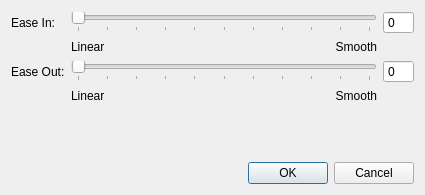
<?xml version="1.0" encoding="UTF-8"?>
<ui version="4.0">
	<class>InterpolationDlg</class>
	<widget class="QDialog" name="InterpolationDlg">
		<property name="geometry">
			<rect>
				<x>0</x>
				<y>0</y>
				<width>425</width>
				<height>195</height>
			</rect>
		</property>
		<property name="windowTitle">
			<string>Set Keyframe Interpolation</string>
		</property>
		<layout class="QVBoxLayout" name="verticalLayout">
			<item>
				
						<layout class="QGridLayout" name="gridLayout">
							<item row="1" column="0">
								<widget class="QLabel" name="label">
									<property name="sizePolicy">
										<sizepolicy hsizetype="Maximum" vsizetype="Preferred">
											<horstretch>0</horstretch>
											<verstretch>0</verstretch>
										</sizepolicy>
									</property>
									<property name="text">
										<string>Ease In:</string>
									</property>
								</widget>
							</item>
							<item row="1" column="1" colspan="2">
								<widget class="QSlider" name="easeInSlider">
									<property name="enabled">
										<bool>true</bool>
									</property>
									<property name="sizePolicy">
										<sizepolicy hsizetype="Expanding" vsizetype="Fixed">
											<horstretch>0</horstretch>
											<verstretch>0</verstretch>
										</sizepolicy>
									</property>
									<property name="maximum">
										<number>100</number>
									</property>
									<property name="orientation">
										<enum>Qt::Horizontal</enum>
									</property>
									<property name="tickPosition">
										<enum>QSlider::TicksBelow</enum>
									</property>
									<property name="tickInterval">
										<number>10</number>
									</property>
								</widget>
							</item>
							<item row="1" column="3">
								<widget class="QSpinBox" name="easeInSpinBox">
									<property name="sizePolicy">
										<sizepolicy hsizetype="Maximum" vsizetype="Fixed">
											<horstretch>0</horstretch>
											<verstretch>0</verstretch>
										</sizepolicy>
									</property>
									<property name="buttonSymbols">
										<enum>QAbstractSpinBox::NoButtons</enum>
									</property>
									<property name="maximum">
										<number>100</number>
									</property>
								</widget>
							</item>
							<item row="2" column="1">
								<widget class="QLabel" name="label_3">
									<property name="sizePolicy">
										<sizepolicy hsizetype="Preferred" vsizetype="Maximum">
											<horstretch>0</horstretch>
											<verstretch>0</verstretch>
										</sizepolicy>
									</property>
									<property name="text">
										<string>Linear</string>
									</property>
								</widget>
							</item>
							<item row="2" column="2">
								<widget class="QLabel" name="label_4">
									<property name="sizePolicy">
										<sizepolicy hsizetype="Preferred" vsizetype="Maximum">
											<horstretch>0</horstretch>
											<verstretch>0</verstretch>
										</sizepolicy>
									</property>
									<property name="text">
										<string>Smooth</string>
									</property>
									<property name="alignment">
										<set>Qt::AlignRight|Qt::AlignTrailing|Qt::AlignVCenter</set>
									</property>
								</widget>
							</item>
							<item row="3" column="0">
								<widget class="QLabel" name="label_2">
									<property name="sizePolicy">
										<sizepolicy hsizetype="Maximum" vsizetype="Preferred">
											<horstretch>0</horstretch>
											<verstretch>0</verstretch>
										</sizepolicy>
									</property>
									<property name="text">
										<string>Ease Out:</string>
									</property>
								</widget>
							</item>
							<item row="3" column="1" colspan="2">
								<widget class="QSlider" name="easeOutSlider">
									<property name="sizePolicy">
										<sizepolicy hsizetype="Expanding" vsizetype="Fixed">
											<horstretch>0</horstretch>
											<verstretch>0</verstretch>
										</sizepolicy>
									</property>
									<property name="maximum">
										<number>100</number>
									</property>
									<property name="orientation">
										<enum>Qt::Horizontal</enum>
									</property>
									<property name="tickPosition">
										<enum>QSlider::TicksBelow</enum>
									</property>
									<property name="tickInterval">
										<number>10</number>
									</property>
								</widget>
							</item>
							<item row="3" column="3">
								<widget class="QSpinBox" name="easeOutSpinBox">
									<property name="sizePolicy">
										<sizepolicy hsizetype="Maximum" vsizetype="Fixed">
											<horstretch>0</horstretch>
											<verstretch>0</verstretch>
										</sizepolicy>
									</property>
									<property name="buttonSymbols">
										<enum>QAbstractSpinBox::NoButtons</enum>
									</property>
									<property name="maximum">
										<number>100</number>
									</property>
								</widget>
							</item>
							<item row="4" column="1">
								<widget class="QLabel" name="label_5">
									<property name="sizePolicy">
										<sizepolicy hsizetype="Preferred" vsizetype="Maximum">
											<horstretch>0</horstretch>
											<verstretch>0</verstretch>
										</sizepolicy>
									</property>
									<property name="text">
										<string>Linear</string>
									</property>
								</widget>
							</item>
							<item row="4" column="2">
								<widget class="QLabel" name="label_6">
									<property name="sizePolicy">
										<sizepolicy hsizetype="Preferred" vsizetype="Maximum">
											<horstretch>0</horstretch>
											<verstretch>0</verstretch>
										</sizepolicy>
									</property>
									<property name="text">
										<string>Smooth</string>
									</property>
									<property name="alignment">
										<set>Qt::AlignRight|Qt::AlignTrailing|Qt::AlignVCenter</set>
									</property>
								</widget>
							</item>
						</layout>
					
			</item>
			<item>
				<spacer name="verticalSpacer">
					<property name="orientation">
						<enum>Qt::Vertical</enum>
					</property>
					<property name="sizeHint" stdset="0">
						<size>
							<width>20</width>
							<height>40</height>
						</size>
					</property>
				</spacer>
			</item>
			<item>
				<widget class="QDialogButtonBox" name="buttonBox">
					<property name="orientation">
						<enum>Qt::Horizontal</enum>
					</property>
					<property name="standardButtons">
						<set>QDialogButtonBox::Cancel|QDialogButtonBox::Ok</set>
					</property>
				</widget>
			</item>
		</layout>
	</widget>
	<tabstops>
		<tabstop>easeInSlider</tabstop>
		<tabstop>easeInSpinBox</tabstop>
		<tabstop>easeOutSlider</tabstop>
		<tabstop>easeOutSpinBox</tabstop>
	</tabstops>
	<resources/>
	<connections>
		<connection>
			<sender>buttonBox</sender>
			<signal>accepted()</signal>
			<receiver>InterpolationDlg</receiver>
			<slot>accept()</slot>
			<hints>
				<hint type="sourcelabel">
					<x>233</x>
					<y>211</y>
				</hint>
				<hint type="destinationlabel">
					<x>157</x>
					<y>274</y>
				</hint>
			</hints>
		</connection>
		<connection>
			<sender>buttonBox</sender>
			<signal>rejected()</signal>
			<receiver>InterpolationDlg</receiver>
			<slot>reject()</slot>
			<hints>
				<hint type="sourcelabel">
					<x>325</x>
					<y>211</y>
				</hint>
				<hint type="destinationlabel">
					<x>286</x>
					<y>274</y>
				</hint>
			</hints>
		</connection>
		<connection>
			<sender>easeInSlider</sender>
			<signal>valueChanged(int)</signal>
			<receiver>easeInSpinBox</receiver>
			<slot>setValue(int)</slot>
			<hints>
				<hint type="sourcelabel">
					<x>108</x>
					<y>58</y>
				</hint>
				<hint type="destinationlabel">
					<x>406</x>
					<y>72</y>
				</hint>
			</hints>
		</connection>
		<connection>
			<sender>easeOutSlider</sender>
			<signal>valueChanged(int)</signal>
			<receiver>easeOutSpinBox</receiver>
			<slot>setValue(int)</slot>
			<hints>
				<hint type="sourcelabel">
					<x>171</x>
					<y>136</y>
				</hint>
				<hint type="destinationlabel">
					<x>406</x>
					<y>132</y>
				</hint>
			</hints>
		</connection>
		<connection>
			<sender>easeInSpinBox</sender>
			<signal>valueChanged(int)</signal>
			<receiver>easeInSlider</receiver>
			<slot>setValue(int)</slot>
			<hints>
				<hint type="sourcelabel">
					<x>406</x>
					<y>72</y>
				</hint>
				<hint type="destinationlabel">
					<x>108</x>
					<y>55</y>
				</hint>
			</hints>
		</connection>
		<connection>
			<sender>easeOutSpinBox</sender>
			<signal>valueChanged(int)</signal>
			<receiver>easeOutSlider</receiver>
			<slot>setValue(int)</slot>
			<hints>
				<hint type="sourcelabel">
					<x>406</x>
					<y>132</y>
				</hint>
				<hint type="destinationlabel">
					<x>171</x>
					<y>136</y>
				</hint>
			</hints>
		</connection>
	</connections>
</ui>
